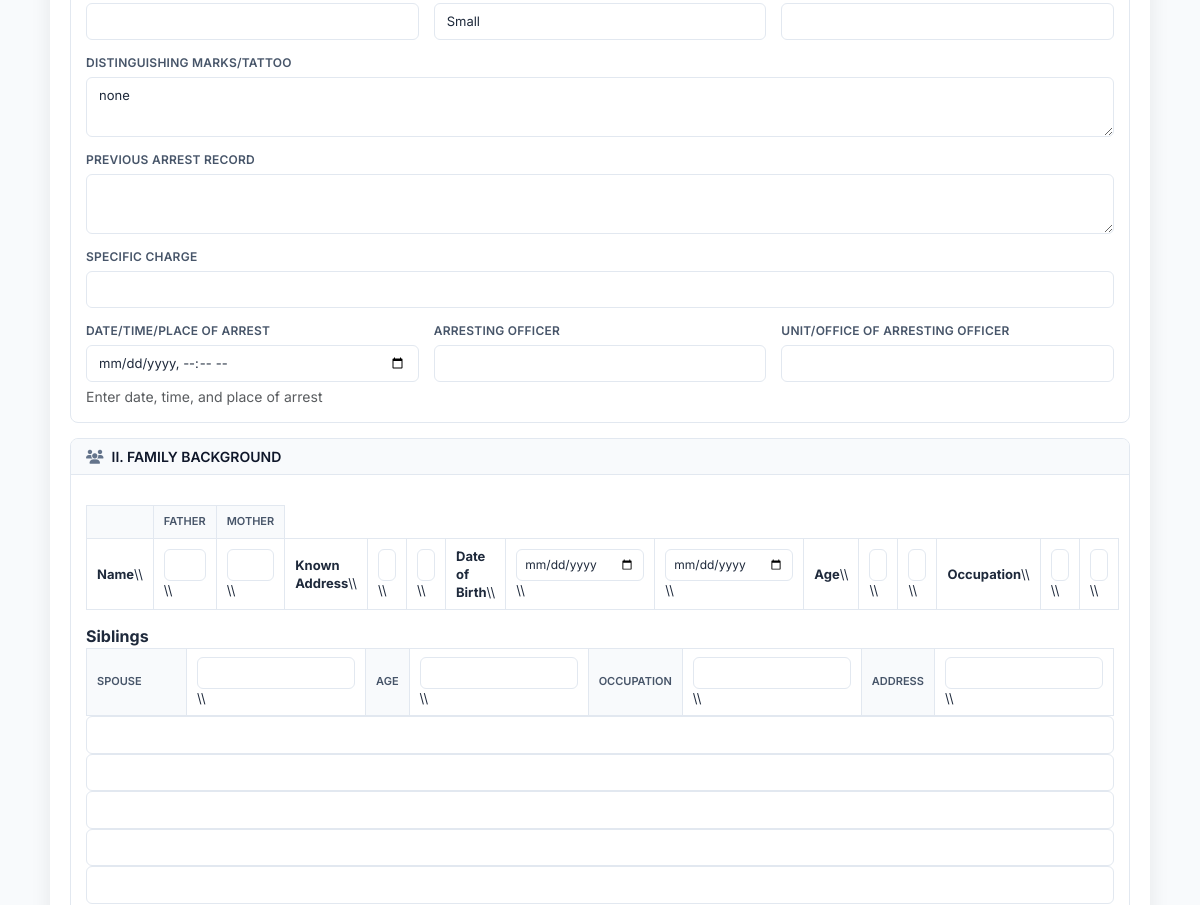
Before: /edit_profile.php?id=3 (signed in, middle part) with the older database file.
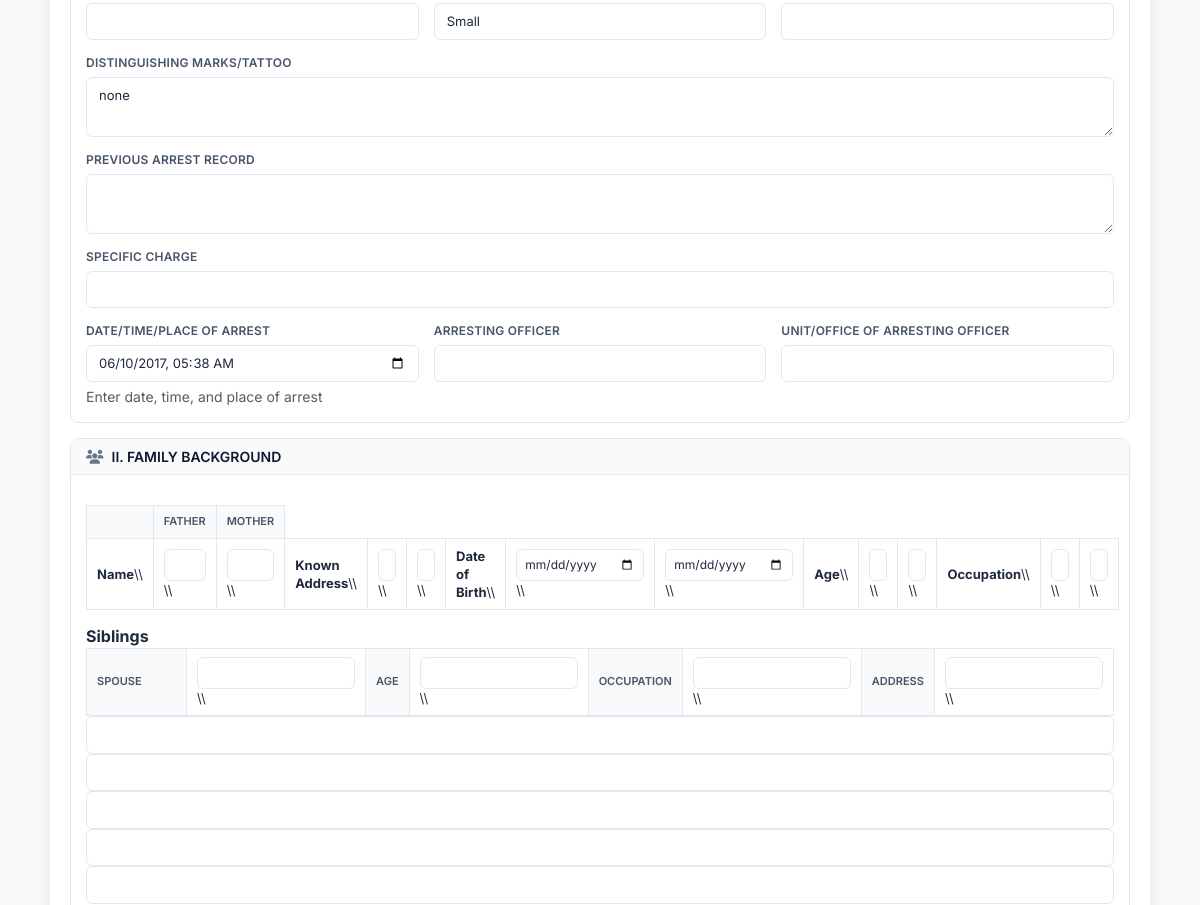
After: the same page with the newer database file.
### tables this page shows
CREATE TABLE `biographical_profiles` (
  `id` int(11) NOT NULL,
  `full_name` varchar(200) NOT NULL,
  `alias` varchar(200) DEFAULT NULL,
  `group_affiliation` varchar(200) DEFAULT NULL,
  `position_roles` text DEFAULT NULL,
  `age` int(11) DEFAULT NULL,
  `sex` enum('Male','Female','Other') DEFAULT NULL,
  `dob` date DEFAULT NULL,
  `pob` varchar(200) DEFAULT NULL,
  `educational_attainment` varchar(100) DEFAULT NULL,
  `occupation` text DEFAULT NULL,
  `company_office` varchar(200) DEFAULT NULL,
  `technical_skills` text DEFAULT NULL,
  `ethnic_group` varchar(100) DEFAULT NULL,
  `languages` text DEFAULT NULL,
  `present_address` text DEFAULT NULL,
  `provincial_address` text DEFAULT NULL,
  `civil_status` enum('Single','Married','Widowed','Separated','Divorced') DEFAULT NULL,
  `citizenship` varchar(50) DEFAULT NULL,
  `religion` varchar(100) DEFAULT NULL,
  `height_cm` decimal(5,2) DEFAULT NULL,
  `weight_kg` decimal(5,2) DEFAULT NULL,
  `height_ft` varchar(10) DEFAULT NULL,
  `eyes_color` varchar(50) DEFAULT NULL,
  `hair_color` varchar(50) DEFAULT NULL,
  `built` enum('Small','Medium','Large') DEFAULT NULL,
  `complexion` varchar(50) DEFAULT NULL,
  `distinguishing_marks` text DEFAULT NULL,
  `previous_arrest_record` text DEFAULT NULL,
  `previous_arrest` text DEFAULT NULL,
  `specific_charge` text DEFAULT NULL,
  `arresting_officer` varchar(200) DEFAULT NULL,
  `arresting_unit` varchar(200) DEFAULT NULL,
  `date_time_place_of_arrest` text DEFAULT NULL,
  `arresting_officer_name` varchar(255) DEFAULT NULL,
  `arresting_officer_unit` varchar(255) DEFAULT NULL,
  `father_name` varchar(200) DEFAULT NULL,
  `father_address` text DEFAULT NULL,
  `father_dob` date DEFAULT NULL,
  `father_pob` varchar(200) DEFAULT NULL,
  `father_age` int(11) DEFAULT NULL,
  `father_occupation` varchar(200) DEFAULT NULL,
  `mother_name` varchar(200) DEFAULT NULL,
  `mother_address` text DEFAULT NULL,
  `mother_dob` date DEFAULT NULL,
  `mother_pob` varchar(200) DEFAULT NULL,
  `mother_age` int(11) DEFAULT NULL,
  `mother_occupation` varchar(200) DEFAULT NULL,
  `spouse_name` varchar(200) DEFAULT NULL,
  `spouse_age` int(11) DEFAULT NULL,
  `spouse_occupation` varchar(200) DEFAULT NULL,
  `spouse_address` text DEFAULT NULL,
  `drugs_involved` text DEFAULT NULL,
  `source_relationship` varchar(200) DEFAULT NULL,
  `source_address` varchar(200) DEFAULT NULL,
  `source_name` varchar(200) DEFAULT NULL,
  `source_nickname` varchar(100) DEFAULT NULL,
  `source_full_address` text DEFAULT NULL,
  `source_other_drugs` varchar(200) DEFAULT NULL,
  `subgroup_name` varchar(200) DEFAULT NULL,
  `specific_aor` varchar(200) DEFAULT NULL,
  `other_source_name` varchar(200) DEFAULT NULL,
  `other_source_alias` varchar(100) DEFAULT NULL,
  `other_source_details` text DEFAULT NULL,
  `drugs_pushed` text DEFAULT NULL,
  `other_drugs_pushed` varchar(200) DEFAULT NULL,
  `profile_picture` varchar(255) DEFAULT NULL,
  `vehicles_used` text DEFAULT NULL,
  `armaments` text DEFAULT NULL,
  `companions_arrest` text DEFAULT NULL,
  `recruitment_summary` text DEFAULT NULL,
  `modus_operandi` text DEFAULT NULL,
  `organizational_structure` text DEFAULT NULL,
  `ci_matters` text DEFAULT NULL,
  `other_revelations` text DEFAULT NULL,
  `recommendation` text DEFAULT NULL,
  `created_by` int(11) DEFAULT NULL,
  `created_at` timestamp NOT NULL DEFAULT current_timestamp(),
  `updated_at` timestamp NOT NULL DEFAULT current_timestamp() ON UPDATE current_timestamp(),
  `status` enum('active','archived','delisted') DEFAULT 'active'
);

### edit_profile.php (the view, shortened to what the changed rows need)
<?php
$database = new Database();
$db = $database->getConnection();
$id = isset($_GET['id']) ? $_GET['id'] : 0;
$query = "SELECT * FROM biographical_profiles WHERE id = :id";
$stmt = $db->prepare($query);
$stmt->bindParam(':id', $id);
$stmt->execute();
$profile = $stmt->fetch(PDO::FETCH_ASSOC);
function inputValue($value) {
    return htmlspecialchars($value ?? '');
}
$arrest_datetime = '';
if (!empty($profile['date_time_place_of_arrest'])) {
    $timestamp = strtotime($profile['date_time_place_of_arrest']);
    if ($timestamp) {
        $arrest_datetime = date('Y-m-d\TH:i', $timestamp);
    } else {
        $arrest_datetime = $profile['date_time_place_of_arrest'];
    }
}
?>
<!DOCTYPE html>
<html lang="en">
<head>
    <link href="https://cdn.jsdelivr.net/npm/bootstrap@5.3.0/dist/css/bootstrap.min.css" rel="stylesheet">
    <link rel="stylesheet" href="https://cdnjs.cloudflare.com/ajax/libs/font-awesome/6.4.0/css/all.min.css">
</head>
<body>
    <div class="form-container">
        <div class="main-content">
            <form method="POST" action="" id="profileForm">
                <div class="data-section">
                    <div class="section-content">
                        <div class="form-grid">
                            <div class="form-field">
                                <select class="form-select" name="built">
                                    <option value="Small" <?php echo ($profile['built'] ?? '') == 'Small' ? 'selected' : ''; ?>>Small</option>
                                </select>
                            </div>
                            <div class="form-field full-width">
                                <label>DISTINGUISHING MARKS/TATTOO</label>
                                <textarea class="form-control" name="distinguishing_marks" rows="2"><?php echo inputValue($profile['distinguishing_marks']); ?></textarea>
                            </div>
                            <div class="form-field">
                                <label>DATE/TIME/PLACE OF ARREST</label>
                                <input type="datetime-local" class="form-control" name="date_time_place_of_arrest" value="<?php echo $arrest_datetime; ?>">
                                <small class="text-muted">Enter date, time, and place of arrest</small>
                            </div>
                        </div>
                    </div>
                </div>
                <div class="data-section">
                    <div class="section-content">
                        <table class="compact-table">
                            <thead>
                                <th style="width: 100px;"></th>
                                <th>Father</th>
                                <th>Mother</th>
                            </thead>
                        <div style="margin-top: 15px;">
                            <table class="compact-table">
                                <thead>
                                    <th style="width: 100px;">Spouse</th>
                                    <td><input type="text" class="form-control" name="spouse_name" value="<?php echo inputValue($profile['spouse_name']); ?>">\\
                                    <th>Age</th>
                                    <td><input type="number" class="form-control" name="spouse_age" value="<?php echo inputValue($profile['spouse_age']); ?>">\\
                                    <th>Occupation</th>
                                    <td><input type="text" class="form-control" name="spouse_occupation" value="<?php echo inputValue($profile['spouse_occupation']); ?>">\\
                                    <th>Address</th>
                                </thead>
                        </div>
                    </div>
                </div>
            </form>
        </div>
    </div>
</body>
</html>

Changed rows visible on the page:
changed biographical_profiles "Small": date_time_place_of_arrest (not shown) → "06/10/2017 05:38"
